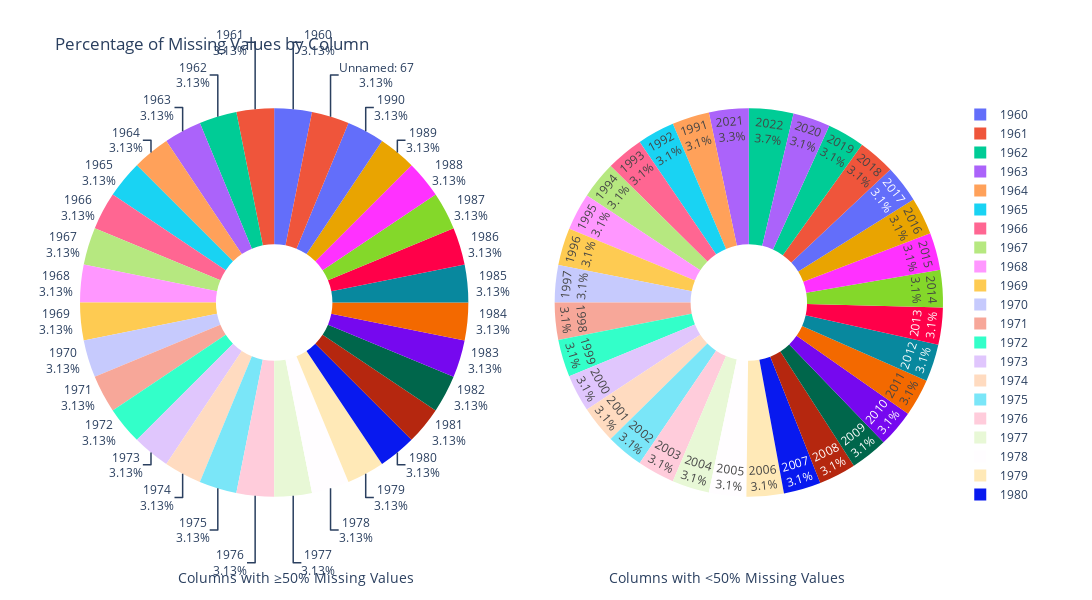

Source (notebook cell):
### Markdown cell above
We can observe that no data was recorded from 1960 to 1990, as there is only one unique value—a blank space—for nearly all, if not all, of the years in this range. Therefore, it is safe to conclude that these years should be dropped from our dataset.

### Code cell
from plotly.subplots import make_subplots  # Import make_subplots
if data.isnull().values.any():
    missing_percentage = (data.isnull().sum() / len(data)) * 100
    columns_with_missing = missing_percentage[missing_percentage > 0]
    
    # Separate columns with 50% or greater missing values and those with less than 50%
    high_missing = columns_with_missing[columns_with_missing >= 50]
    low_missing = columns_with_missing[columns_with_missing < 50]
    
    # Creating subplots
    fig = make_subplots(
        rows=1, cols=2,
        specs=[[{"type": "pie"}, {"type": "pie"}]]
    )
    
    # Donut plot for columns with 50% or greater missing values
    fig.add_trace(
        go.Pie(
            values=high_missing.values,
            labels=high_missing.index,
            hole=.3,
            textinfo='percent+label'
        ), 
        row=1, col=1
    )
    
    # Donut plot for columns with less than 50% missing values
    fig.add_trace(
        go.Pie(
            values=low_missing.values,
            labels=low_missing.index,
            hole=.3,
            textinfo='percent+label'
        ), 
        row=1, col=2
    )
    
    fig.update_layout(
        title_text="Percentage of Missing Values by Column",  
        width=1350,
        height=600,
        annotations=[
            dict(
                text="Columns with ≥50% Missing Values",
                showarrow=False,
                xref="paper", yref="paper",
                x=0.25, y=-0.15,
                xanchor="center", yanchor="top",
                font=dict(size=14)
            ),
            dict(
                text="Columns with <50% Missing Values",
                showarrow=False,
                xref="paper", yref="paper",
                x=0.75, y=-0.15,
                xanchor="center", yanchor="top",
                font=dict(size=14)
            )
        ]
    )
    
    fig.show()
else:
    print("No missing values in the dataset.")

### Figure 1 — Plotly figure (JSON) as saved in the notebook; plotly's stock layout.template omitted (floating-point values rounded to 4 significant figures)
{"data": [{"domain": {"x": [0, 0.45], "y": [0, 1]}, "hole": 0.3, "labels": ["1960", "1961", "1962", "1963", "1964", "1965", "1966", "1967", "1968", "1969", "1970", "1971", "1972", "1973", "1974", "1975", "1976", "1977", "1978", "1979", "1980", "1981", "1982", "1983", "1984", "1985", "1986", "1987", "1988", "1989", "1990", "Unnamed: 67"], "textinfo": "percent+label", "type": "pie", "values": [100, 100, 100, 100, 100, 100, 100, 100, 100, 100, 100, 100, 100, 100, 100, 100, 100, 100, 100, 100, 100, 100, 100, 100, 100, 100, 100, 100, 100, 100, 100, 100]}, {"domain": {"x": [0.55, 1], "y": [0, 1]}, "hole": 0.3, "labels": ["1991", "1992", "1993", "1994", "1995", "1996", "1997", "1998", "1999", "2000", "2001", "2002", "2003", "2004", "2005", "2006", "2007", "2008", "2009", "2010", "2011", "2012", "2013", "2014", "2015", "2016", "2017", "2018", "2019", "2020", "2021", "2022"], "textinfo": "percent+label", "type": "pie", "values": [11.65, 11.65, 11.65, 11.65, 11.65, 11.65, 11.65, 11.65, 11.65, 11.65, 11.65, 11.65, 11.65, 11.65, 11.65, 11.65, 11.65, 11.65, 11.65, 11.65, 11.65, 11.65, 11.65, 11.65, 11.65, 11.65, 11.65, 11.65, 11.65, 11.65, 12.41, 13.91]}], "layout": {"annotations": [{"font": {"size": 14}, "showarrow": false, "text": "Columns with ≥50% Missing Values", "x": 0.25, "xanchor": "center", "xref": "paper", "y": -0.15, "yanchor": "top", "yref": "paper"}, {"font": {"size": 14}, "showarrow": false, "text": "Columns with <50% Missing Values", "x": 0.75, "xanchor": "center", "xref": "paper", "y": -0.15, "yanchor": "top", "yref": "paper"}], "height": 600, "title": {"text": "Percentage of Missing Values by Column"}, "width": 1350}}
